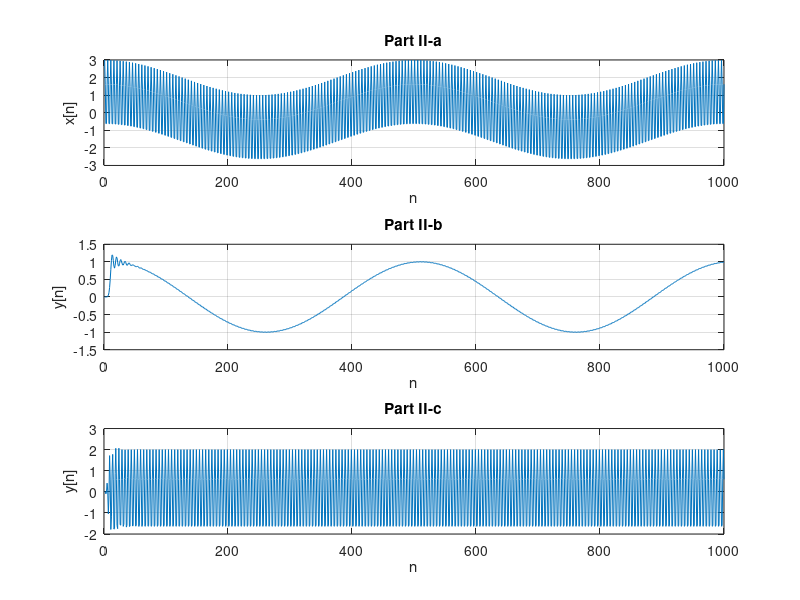

Reproduce this figure in MATLAB.
Ts=0.002;
f1=100;
M=1000;
n=1:1:M;
x=cos(2*pi*Ts*(n-1))+2*cos(2*pi*f1*Ts*(n-1));
subplot(3,1,1);
plot(n,x);
title('Part II-a');
xlabel( 'n' );
ylabel( 'x[n]' );
grid on;

fc_1=0.3;
[b_1,a_1]=butter(16,fc_1,'low');
[h_1,w_1]=freqz(b_1,a_1);
y_1=filter(b_1,a_1,x);
subplot(3,1,2);
plot(n,y_1);
title('Part II-b');
xlabel( 'n' );
ylabel( 'y[n]' );
grid on;

fc_2_1=0.3;
fc_2_2=0.725;
[b_2,a_2]=butter(8,[fc_2_1,fc_2_2],'bandpass');
[h_2,w_2]=freqz(b_2,a_2);
y_2=filter(b_2,a_2,x);
subplot(3,1,3);
plot(n,y_2);
title('Part II-c');
xlabel( 'n' );
ylabel( 'y[n]' );
grid on;